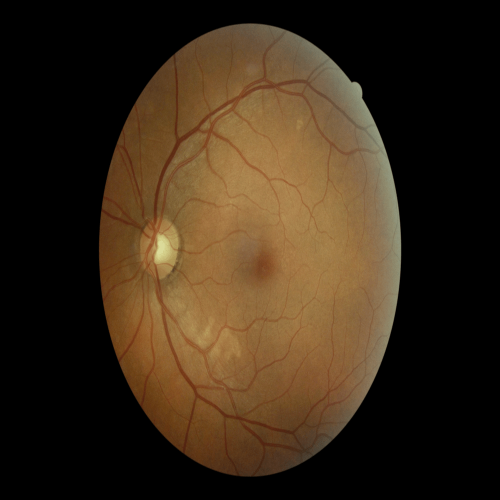
#> input picture sample/1020_left.png, 1000 x 1000 px (shown at 1/2 size); its folder holds only this picture in this run
$ python main.py   (older library calls are emulated)
#> lines starting #> are read from the running program, lines starting #| are printed output that depends on the picture
from math import sqrt,pi
from numpy import exp
from matplotlib import pyplot as plt

import numpy as np
import glob
#import matplotlib.pyplot as pltss
import cv2
from matplotlib import cm
#import pandas as pd
import pywt
immatrix=[]
im_unpre = []

path = r".\sample\*.*"


for file in glob.glob(path):
    #print(file)
    img = cv2.imread(file)
#> img is the input picture: shape (1000, 1000, 3); mean B, G, R 24.1, 41.6, 57
    img_gray = cv2.cvtColor(img, cv2.COLOR_BGR2GRAY)
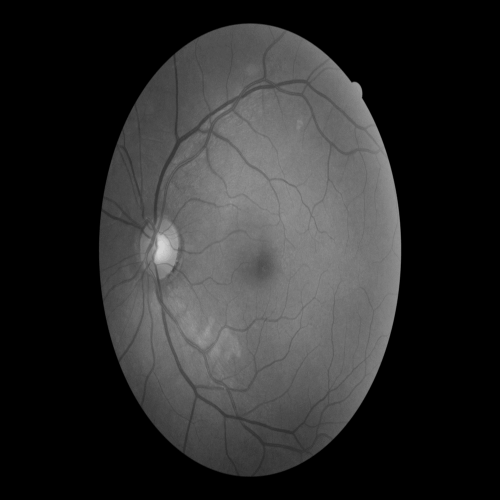
#> img_gray: shape (1000, 1000) (shown at 1/2 size); min 0, max 211, mean 44.2
    #img_gray = cv2.cvtColor(a, cv2.COLOR_BGR2GRAY)
    #cv2.imshow('Color image', img)
    #cv2.imshow('gray image',img_gray)
    equ = cv2.equalizeHist(img_gray)
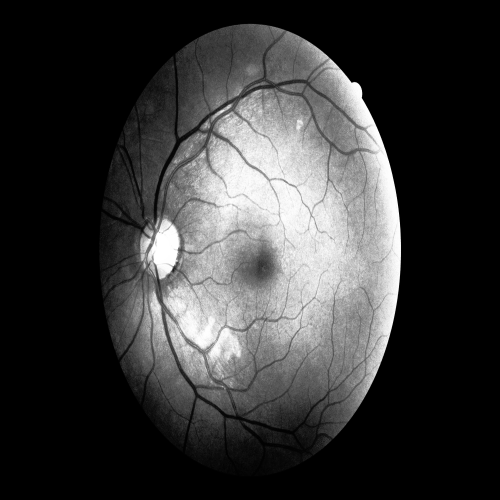
#> equ: shape (1000, 1000) (shown at 1/2 size); min 0, max 255, mean 56.1
    #cv2.imshow('gray image',img_gray)
    #cv2.waitKey(10000)
    #cv2.destroyAllWindows()
    immatrix.append(np.array(equ).flatten())

np.shape(immatrix)
print(np.shape(equ))
#| (1000, 1000)
plt.imshow(immatrix[0].reshape((1000,1000)),cmap='gray')
plt.show()

imm_dwt = []
for equ in immatrix:
    equ = equ.reshape((1000,1000))
    coeffs = pywt.dwt2(equ, 'haar')
    equ2 = pywt.idwt2(coeffs, 'haar')
    imm_dwt.append(np.array(equ2).flatten())
#> this loop made 1 pass
#> after the loop, imm_dwt = 1 item

np.shape(imm_dwt)
np.shape(equ2)
plt.imshow(imm_dwt[0].reshape((1000,1000)),cmap='gray')
plt.show()

def _filter_kernel_mf_fdog(L, sigma, t = 3, mf = True):
    dim_y = int(L)
    dim_x = 2 * int(t * sigma)
    arr = np.zeros((dim_y, dim_x), 'f')
    ctr_x = dim_x / 2
    ctr_y = int(dim_y / 2)
    it = np.nditer(arr, flags=['multi_index'])
    while not it.finished:
        arr[it.multi_index] = it.multi_index[1] - ctr_x
        it.iternext()

    two_sigma_sq = 2 * sigma * sigma
    sqrt_w_pi_sigma = 1. / (sqrt(2 * pi) * sigma)
    if not mf:
        #print("moh")
        sqrt_w_pi_sigma = sqrt_w_pi_sigma / sigma ** 2

    def k_fun(x):
        return sqrt_w_pi_sigma * exp(-x * x / two_sigma_sq)

    def k_fun_derivative(x):
        return -x * sqrt_w_pi_sigma * exp(-x * x / two_sigma_sq)

    if mf:
        kernel = k_fun(arr)
        kernel = kernel - kernel.mean()
    else:
        kernel = k_fun_derivative(arr)

    return cv2.flip(kernel, -1)

def show_images(images,titles=None, scale=1.3):
    n_ims = len(images)
    if titles is None: titles = ['(%d)' % i for i in range(1,n_ims + 1)]
    fig = plt.figure()
    n = 1
    for image,title in zip(images,titles):
        a = fig.add_subplot(1,n_ims,n) # Make subplot
        if image.ndim == 2: # Is image grayscale?
            plt.imshow(image, cmap = cm.Greys_r)
        else:
            plt.imshow(cv2.cvtColor(image, cv2.COLOR_RGB2BGR))
        a.set_title(title)
        plt.axis("off")
        n += 1
    fig.set_size_inches(np.array(fig.get_size_inches(), dtype=np.float) * n_ims / scale)
    plt.show()

def gaussian_matched_filter_kernel(L, sigma, t = 3):

   # K =  1/(sqrt(2 * pi) * sigma ) * exp(-x^2/2sigma^2), |y| <= L/2, |x| < s * t

    return _filter_kernel_mf_fdog(L, sigma, t, True)

def createMatchedFilterBank(K, n = 12):
    rotate = 180 / n
    center = (K.shape[1] / 2, K.shape[0] / 2)
    cur_rot = 0
    kernels = [K]
    for i in range(1, n):
        cur_rot += rotate
        r_mat = cv2.getRotationMatrix2D(center, cur_rot, 1)
        k = cv2.warpAffine(K, r_mat, (K.shape[1], K.shape[0]))
        kernels.append(k)
    return kernels

def applyFilters(im, kernels):
    images = np.array([cv2.filter2D(im, -1, k) for k in kernels])
    return np.max(images, 0)


gf = gaussian_matched_filter_kernel(20, 5)
#> in _filter_kernel_mf_fdog, `arr = np.zeros((dim_y, dim_x), 'f')`: arr: shape (20, 30) float32; every value is 0
#> after the loop in _filter_kernel_mf_fdog, `while not it.finished:`:
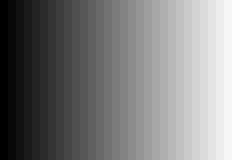
#> arr: shape (20, 30) float32 (shown 8 times larger); min -15, max 14, mean -0.5; drawn with min black and max white
bank_gf = createMatchedFilterBank(gf, 4)
#> after the loop in createMatchedFilterBank, `for i in range(1, n):`: cur_rot = 135; kernels = 4 items
#> bank_gf = 4 items
imm_gauss = []
for equ2 in imm_dwt:
    equ2 = equ2.reshape((1000,1000))
    equ3 = applyFilters(equ2,bank_gf)
    imm_gauss.append(np.array(equ3).flatten())
#> this loop made 1 pass
#> pass 1, `equ3 = applyFilters(equ2,bank_gf)`:
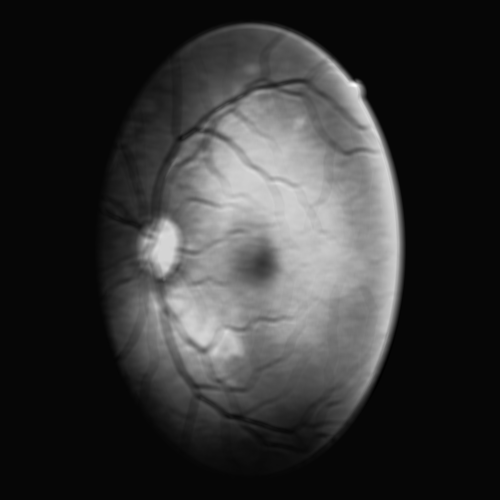
#> equ3: shape (1000, 1000) float64 (shown at 1/2 size); min -45.32, max 1721.9, mean 314.9; drawn with min black and max white
#> after the loop, imm_gauss = 1 item


np.shape(imm_gauss)
plt.imshow(imm_gauss[0].reshape((1000,1000)),cmap='gray')
plt.show()


def createMatchedFilterBank():
    filters = []
    ksize = 31
    for theta in np.arange(0, np.pi, np.pi / 16):
        kern = cv2.getGaborKernel((ksize, ksize), 6, theta,12, 0.37, 0, ktype=cv2.CV_32F)
        kern /= 1.5*kern.sum()
        filters.append(kern)
    return filters

def applyFilters(im, kernels):
    images = np.array([cv2.filter2D(im, -1, k) for k in kernels])
    return np.max(images, 0)

bank_gf = createMatchedFilterBank()
#> the loop in createMatchedFilterBank, `for theta in np.arange(0, np.pi, np.pi / 16):` made 16 passes
#> theta on passes 2 to 13: 0.196, 0.393, 0.589, 0.785, 0.982, 1.18, 1.37, 1.57, 1.77, 1.96, 2.16, 2.36
#> pass 1, in createMatchedFilterBank, `kern = cv2.getGaborKernel((ksize, ksize), 6, theta,12, 0.37, 0, ktype=..`:
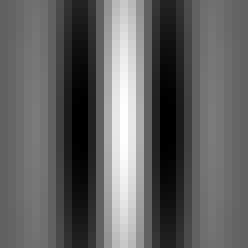
#> kern: shape (31, 31) float32 (shown 8 times larger); min -0.612, max 1, mean 0.00565; drawn with min black and max white
#> after the loop in createMatchedFilterBank, `for theta in np.arange(0, np.pi, np.pi / 16):`:
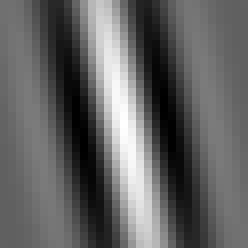
#> kern: shape (31, 31) float32 (shown 8 times larger); min -0.1, max 0.159, mean 0.000694; drawn with min black and max white
#> after the loop in createMatchedFilterBank, `for theta in np.arange(0, np.pi, np.pi / 16):`: filters = 16 items
#> bank_gf = 16 items
equx=equ3
equ3 = applyFilters(equ2,bank_gf)
#> in applyFilters, `return np.max(images, 0)`:
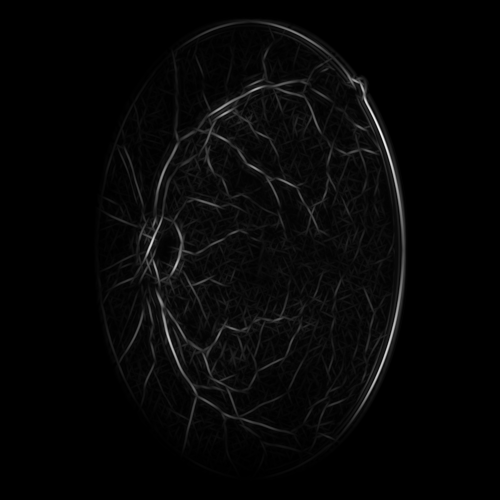
#> returned value: shape (1000, 1000) float64 (shown at 1/2 size); min -3.15e-15, max 15911.6, mean 408.9; drawn with min black and max white
imm_gauss2 = []

for equ2 in imm_dwt:
    equ2 = equ2.reshape((1000,1000))
    equ3 = applyFilters(equ2,bank_gf)
    imm_gauss2.append(np.array(equ3).flatten())
#> after the loop, imm_gauss2 = 1 item


np.shape(imm_gauss2)
#> (the run stopped early here; a loop or call above may not have finished)

$ run again, on sample/10297_left.png
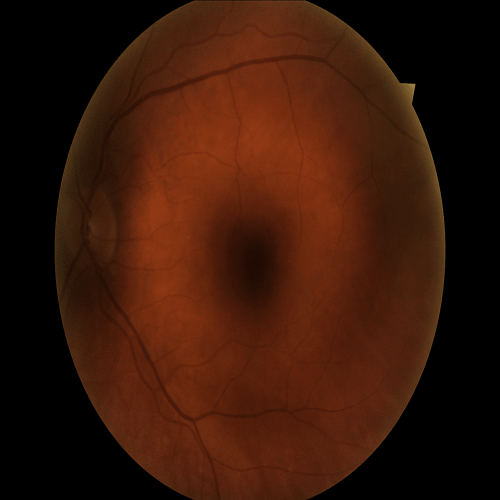
#> input picture sample/10297_left.png, 1000 x 1000 px (shown at 1/2 size)
#> img is the input picture: shape (1000, 1000, 3); mean B, G, R 9.1, 23.2, 56
#| (1000, 1000)
#> the loop `for equ in immatrix:` made 1 pass
#> after the loop `for equ in immatrix:`: imm_dwt = 1 item
#> after the loop in createMatchedFilterBank, `for i in range(1, n):`: cur_rot = 135; kernels = 4 items
#> the loop `for equ2 in imm_dwt:` made 1 pass
#> pass 1, `equ3 = applyFilters(equ2,bank_gf)`:
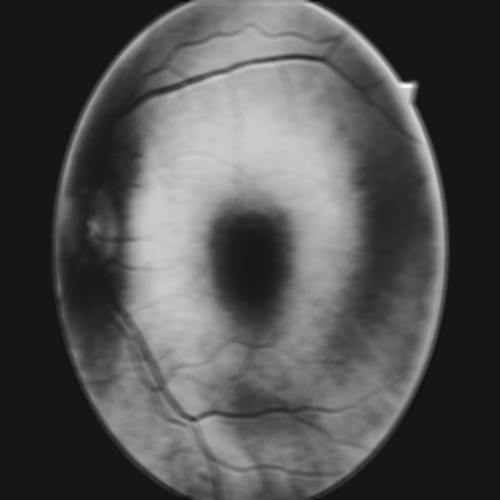
#> equ3: shape (1000, 1000) float64 (shown at 1/2 size); min -174.8, max 1837.7, mean 474.9; drawn with min black and max white
#> after the loop `for equ2 in imm_dwt:`: imm_gauss = 1 item
#> the loop in createMatchedFilterBank, `for theta in np.arange(0, np.pi, np.pi / 16):` made 16 passes
#> theta on passes 2 to 9: 0.196, 0.393, 0.589, 0.785, 0.982, 1.18, 1.37, 1.57
#> after the loop in createMatchedFilterBank, `for theta in np.arange(0, np.pi, np.pi / 16):`: filters = 16 items
#> in applyFilters, `return np.max(images, 0)`:
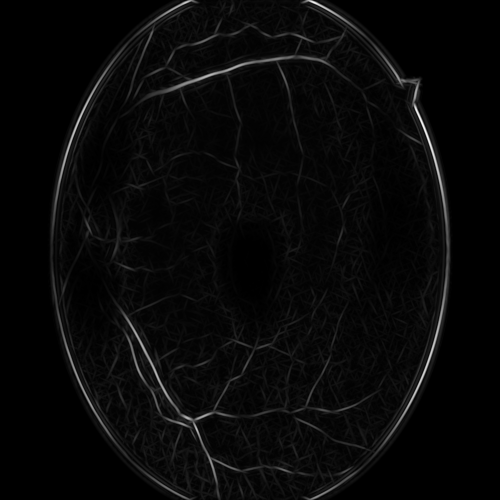
#> returned value: shape (1000, 1000) float64 (shown at 1/2 size); min -4.45e-16, max 16295.4, mean 537.1; drawn with min black and max white
#> after the loop `for equ2 in imm_dwt:`: imm_gauss2 = 1 item

$ run again, on sample/10297_right.png
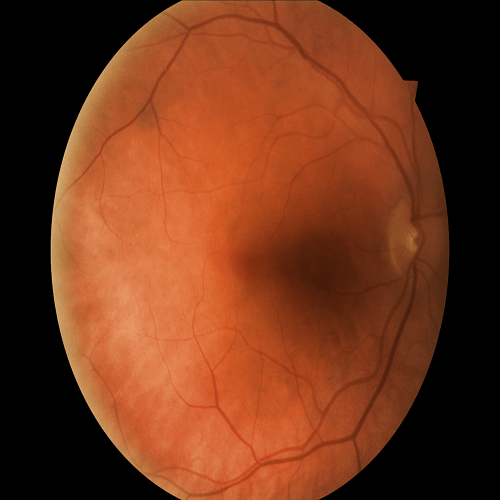
#> input picture sample/10297_right.png, 1000 x 1000 px (shown at 1/2 size)
#> img is the input picture: shape (1000, 1000, 3); mean B, G, R 27.4, 53.9, 112.6
#| (1000, 1000)
#> the loop `for equ in immatrix:` made 1 pass
#> after the loop `for equ in immatrix:`: imm_dwt = 1 item
#> after the loop in createMatchedFilterBank, `for i in range(1, n):`: cur_rot = 135; kernels = 4 items
#> the loop `for equ2 in imm_dwt:` made 1 pass
#> pass 1, `equ3 = applyFilters(equ2,bank_gf)`:
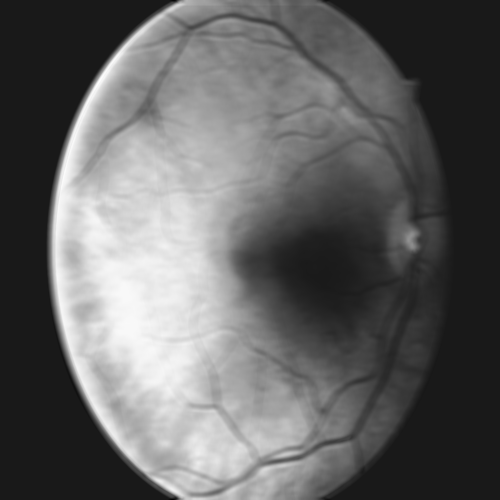
#> equ3: shape (1000, 1000) float64 (shown at 1/2 size); min -162, max 1462.7, mean 476.3; drawn with min black and max white
#> after the loop `for equ2 in imm_dwt:`: imm_gauss = 1 item
#> the loop in createMatchedFilterBank, `for theta in np.arange(0, np.pi, np.pi / 16):` made 16 passes
#> theta on passes 2 to 9: 0.196, 0.393, 0.589, 0.785, 0.982, 1.18, 1.37, 1.57
#> after the loop in createMatchedFilterBank, `for theta in np.arange(0, np.pi, np.pi / 16):`: filters = 16 items
#> in applyFilters, `return np.max(images, 0)`:
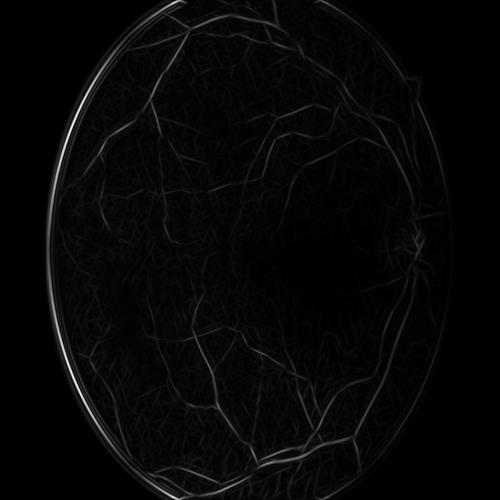
#> returned value: shape (1000, 1000) float64 (shown at 1/2 size); min -1.65, max 16128.2, mean 413.3; drawn with min black and max white
#> after the loop `for equ2 in imm_dwt:`: imm_gauss2 = 1 item

$ run again, on sample/10306_left.png
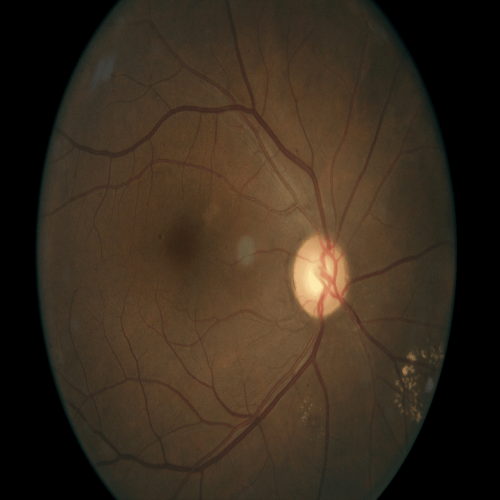
#> input picture sample/10306_left.png, 1000 x 1000 px (shown at 1/2 size)
#> img is the input picture: shape (1000, 1000, 3); mean B, G, R 29.7, 43.3, 56
#| (1000, 1000)
#> the loop `for equ in immatrix:` made 1 pass
#> after the loop `for equ in immatrix:`: imm_dwt = 1 item
#> after the loop in createMatchedFilterBank, `for i in range(1, n):`: cur_rot = 135; kernels = 4 items
#> the loop `for equ2 in imm_dwt:` made 1 pass
#> after the loop `for equ2 in imm_dwt:`: imm_gauss = 1 item
#> the loop in createMatchedFilterBank, `for theta in np.arange(0, np.pi, np.pi / 16):` made 16 passes
#> theta on passes 2 to 9: 0.196, 0.393, 0.589, 0.785, 0.982, 1.18, 1.37, 1.57
#> after the loop in createMatchedFilterBank, `for theta in np.arange(0, np.pi, np.pi / 16):`: filters = 16 items
#> in applyFilters, `return np.max(images, 0)`:
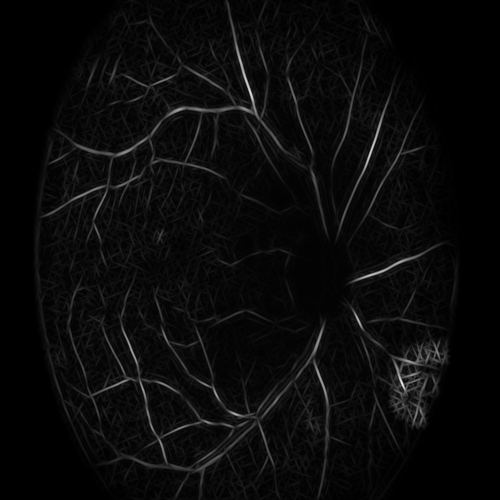
#> returned value: shape (1000, 1000) float64 (shown at 1/2 size); min 0, max 13212.5, mean 533.8; drawn with min black and max white
#> after the loop `for equ2 in imm_dwt:`: imm_gauss2 = 1 item
